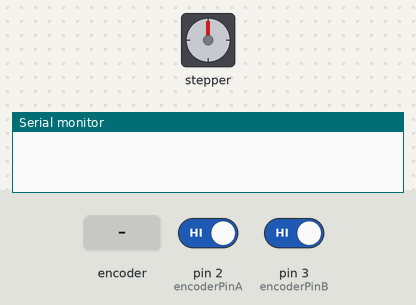
A sketch run on a simulated Arduino Mega 2560, built with avr-gcc and run on an emulated ATmega2560. Parts: stepper motor, the last lines printed to the serial monitor. The test bench sets the inputs (shaded band); at power-on: pin 2 (encoderPinA) HIGH, pin 3 (encoderPinB) HIGH. Stepper angles assume 2048 steps per turn.

Above: at 1.2 s.
1.3 s: rotary encoder on pin 2 (encoderPinA) / pin 3 (encoderPinB) turned 3 steps (first pin leading)
At 2.6 s:
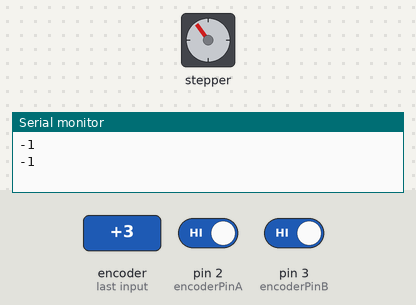
3.5 s: rotary encoder on pin 2 (encoderPinA) / pin 3 (encoderPinB) turned 1 step (first pin leading)
At 5.0 s:
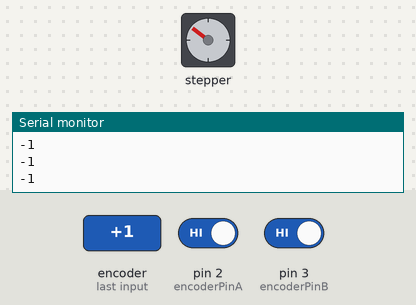
5.3 s: rotary encoder on pin 2 (encoderPinA) / pin 3 (encoderPinB) turned 1 step (first pin leading)
At 6.6 s:
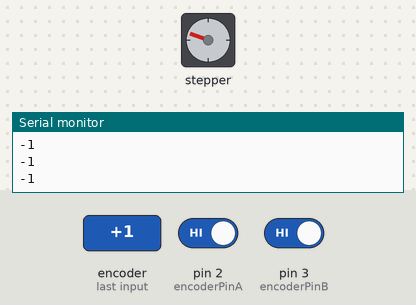
7.1 s: rotary encoder on pin 2 (encoderPinA) / pin 3 (encoderPinB) turned 1 step (first pin leading)
At 8.0 s:
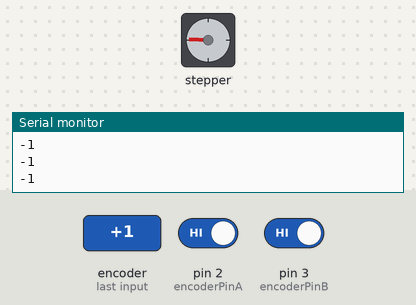
8.9 s: rotary encoder on pin 2 (encoderPinA) / pin 3 (encoderPinB) turned 1 step (first pin leading)
At 10.5 s:
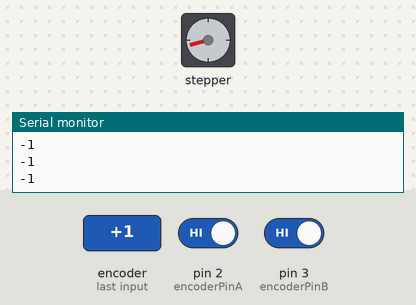
Timing chart, 0 to 11.7 s (numbered marks = the images above; inputs shaded):
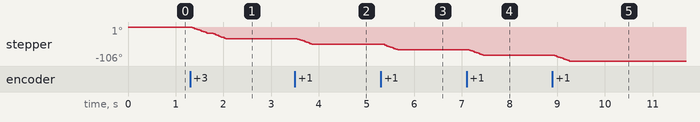

Measured:
- after the input at 1.3 s, stepper: turns 36° counter-clockwise in 0.70 s, starting after 0.05 s
- after the input at 3.5 s, stepper: turns 17° counter-clockwise in 0.30 s, starting after 0.05 s
- after the input at 5.3 s, stepper: turns 18° counter-clockwise in 0.30 s, starting after 0.05 s
- after the input at 7.1 s, stepper: turns 17° counter-clockwise in 0.30 s, starting after 0.05 s
- after the input at 8.9 s, stepper: turns 18° counter-clockwise in 0.30 s, starting after 0.05 s

The sketch:

rotary-encoder-stepper.ino
```cpp
#include "Stepper.h"

// Encoder variables
int encoderPinA = 2;
int encoderPinB = 3;
int encoderPos = 0;
int encoderPinALast = LOW;
int val = LOW;

// Stepper motor variables
Stepper stepper(32, 8, 9, 10, 11); // 32 steps, IN1-4 pins
int stepperPos;

void setup() {
  Serial.begin(9600);

  // Encoder setup
  pinMode (encoderPinA, INPUT);
  pinMode (encoderPinB, INPUT);
  attachInterrupt(digitalPinToInterrupt(encoderPinA), doCallback, CHANGE);

  // Stepper setup
  stepper.setSpeed(600);
}

void loop() {
  if (stepperPos != encoderPos) {
    int diff = encoderPos - stepperPos;
    Serial.println(diff);
    stepper.step(100 * diff);
    stepperPos = encoderPos;
  }
}

void doCallback() {
  val = digitalRead(encoderPinA);
  if (encoderPinALast == LOW && val == HIGH) {
    if (digitalRead(encoderPinB) == LOW) {
      encoderPos--;
    } else {
      encoderPos++;
    }
    //Serial.println(encoderPos);
  }
  encoderPinALast = val;
}
```
